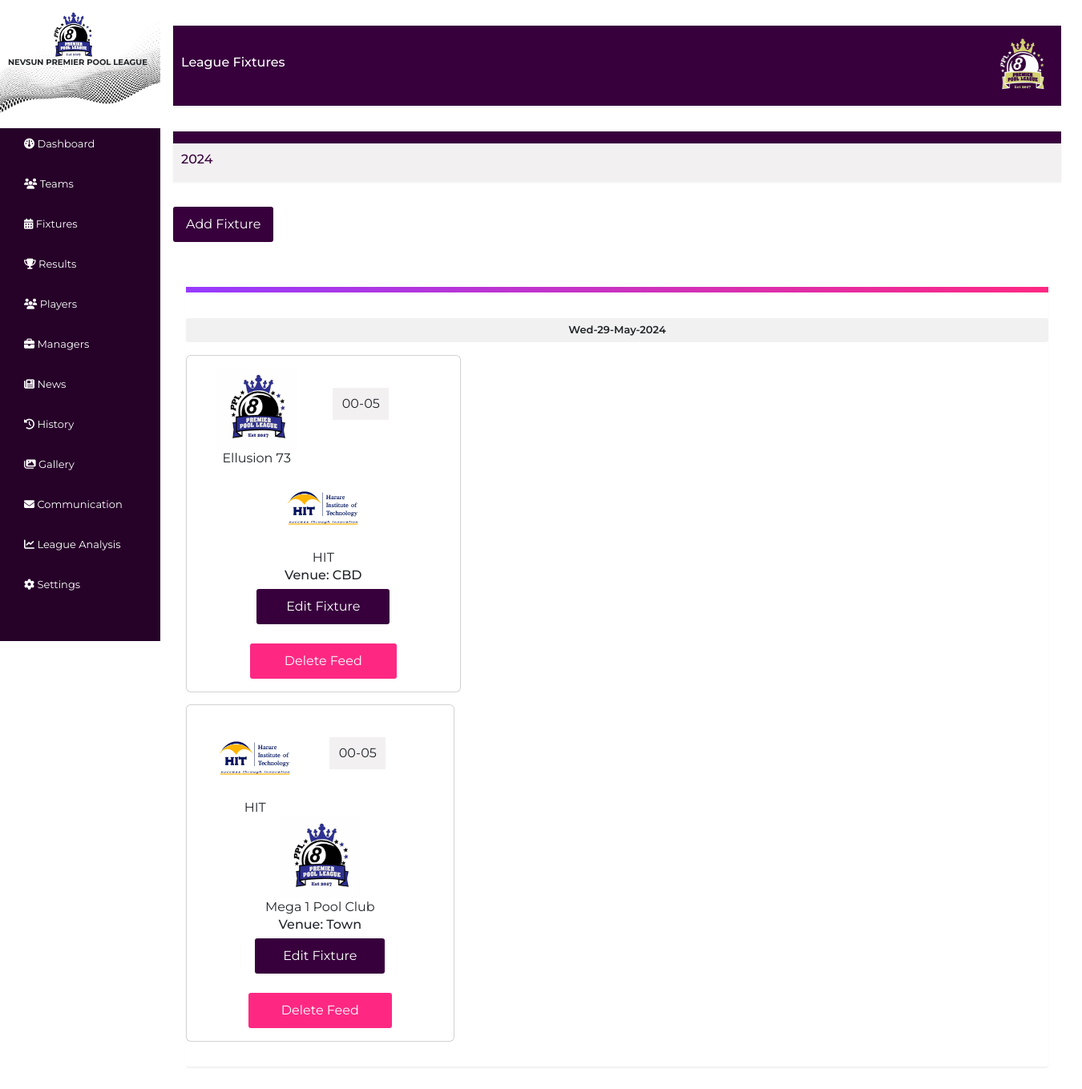
Page /Admin/Fixtures.php on the committed database.
### tables this page shows
CREATE TABLE `fixtures` (
  `id` int(11) NOT NULL,
  `team1id` int(11) NOT NULL,
  `team2id` int(11) NOT NULL,
  `date` datetime NOT NULL,
  `venue` varchar(50) NOT NULL
);

CREATE TABLE `clubs` (
  `id` int(11) NOT NULL,
  `name` varchar(30) NOT NULL,
  `estdate` datetime NOT NULL,
  `location` varchar(30) NOT NULL,
  `numplayers` int(11) NOT NULL,
  `logo` varchar(30) NOT NULL
);

### Admin/Fixtures.php (the view, shortened to what this page needs)
<?php
include './adminHeader.php';
require_once('../databaseConn.php');
function getTeamLogo($logoFileName)
{
    $logoPath = "../Admin/images/uploads/" . $logoFileName;
    if (file_exists($logoPath)) {
        return $logoPath;
    } else {
        return "../Admin/images/default_logo.png";
    }
}
?>
<div class="container" style="margin-left: 200px;">
    <div class="clubsSection section" id="clubs">
        <div class="sectionHeader flex">
            <div class="seasonYear">
                <h6>League Fixtures</h6>
            </div>
            <div class="logoDiv">
                <img src="../static/images/logo.png" alt="Logo Image">
            </div>
        </div>
        <div style="width: 100%; height:15px;background-color:#37003c;"></div>
        <div class="sectionHeader flex" style="background-color: #f3f0f2;">
            <div class="seasonYear">
                <h6 style="color:#37003c; text-align:center;"><?php $currentYear = date('Y');
                                                                echo $currentYear; ?></h6>
            </div>
        </div>
        <button type="button" class="btn btn-success" data-bs-toggle="modal" data-bs-target="#addClubModal">Add Fixture</button>
        <br><br>
        <div class="section fixturesSection container">
            <div class="sectionContainer">
                <div class="sectionContent  grid">
                    <div class="fixtureDiv borderTop">
                        <?php
                        $sql = "SELECT DISTINCT date FROM `fixtures`";
                        $result = mysqli_query($conn, $sql);
                        while ($dateRow = mysqli_fetch_assoc($result)) {
                            $selectedDate = $dateRow["date"];
                        ?>
                            <div class="date">
                                <?php echo date('D-d-M-Y', strtotime($selectedDate)); ?>
                            </div>
                            <?php
                            $sql = "SELECT f.id, c1.name AS team1_name, c1.logo AS team1_logo, c2.name AS team2_name, c2.logo AS team2_logo, f.date, f.venue
                                FROM fixtures f
                                INNER JOIN clubs c1 ON f.team1id = c1.id
                                INNER JOIN clubs c2 ON f.team2id = c2.id
                                WHERE f.date = '$selectedDate';";
                            $fixtureResult = mysqli_query($conn, $sql);
                            while ($row = mysqli_fetch_assoc($fixtureResult)) {
                                if (mysqli_num_rows($fixtureResult) > 0) {
                            ?>
                                <?php
                                    echo '<div class="row">';
                                }
                                $team1_logo = getTeamLogo($row["team1_logo"]);
                                $team2_logo = getTeamLogo($row["team2_logo"]);
                                ?>
                                <div class="col-md-4">
                                    <div class="card" style="margin-bottom: 15px;">
                                        <div class="card-body">
                                            <div class="row">
                                                <div class="col">
                                                    <img src="<?php echo $team1_logo; ?>" alt="" style="width: 100px;">
                                                    <div class="team-name"><?php echo $row["team1_name"]; ?></div>
                                                </div>
                                                <div class="col game-time" style="text-align: center;">
                                                    <div class="mt-4 pt-2" style="background-color: #f3f0f2; height:40px; width:70px; ">
                                                        <?php echo date('H-m', strtotime($row["date"])); ?>
                                                    </div>
                                                </div>
                                                <div class="col">
                                                    <img src="<?php echo $team2_logo; ?>" alt="" style="width: 100px;">
                                                    <div class="team-name"><?php echo $row["team2_name"]; ?></div>
                                                </div>
                                            </div>
                                            <div class="row" style="text-align: center;">
                                                <h6>Venue: <?php echo $row["venue"]; ?></h6>
                                            </div>
                                            <div class="row">
                                                <a class="btn btn-primary" style="width: 50%; margin:0 auto;" data-bs-toggle="modal" data-bs-target="#editModal<?php echo $row["id"] ?>" style="margin-right: 10px;">Edit Fixture</a>
                                            </div>
                                            <br>
                                            <div class="row">
                                                <a href="" class="btn btn-primary" style="width: 55%; margin:0 auto; background-color:#fe2883;" data-bs-toggle="modal" data-bs-target="#deleteModal<?php echo $row["id"] ?>">Delete Feed</a>
                                            </div>
                                        </div>
                                    </div>
                                </div>
                        <?php
                            }
                            echo '</div>';
                        }
                        ?>
                    </div>
                </div>
            </div>
        </div>
    </div>
</div>

### rows in the picture
fixtures: team1id.logo (picture), team1id.name "Ellusion 73", date "00-05", team2id.logo (picture), team2id.name "HIT", venue "CBD"
fixtures: team1id.logo (picture), team1id.name "HIT", date "00-05", team2id.logo (picture), team2id.name "Mega 1 Pool Club", venue "Town"

### other values in the picture
date('D-d-M-Y', strtotime($selectedDate)) "Wed-29-May-2024"
